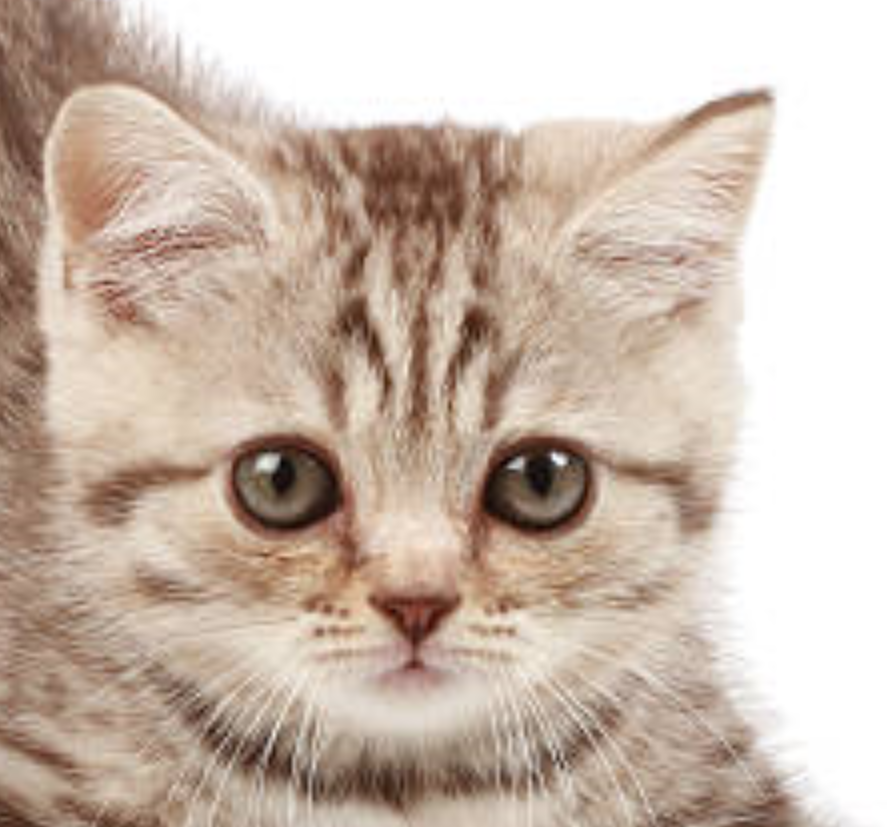
#> input picture cascades/00.png, 887 x 827 px
$ python cascades_test.py
#> lines starting #> are read from the running program, lines starting #| are printed output that depends on the picture; after the words box and inside, x2 and y2 are one past the last pixel; in counts of white or black regions, pixels touching at a corner belong together
import cv2

img = cv2.imread('00.png',1)#读取一张图片
#> img is the input picture: shape (827, 887, 3); mean B, G, R 172.1, 185.2, 202.4

gray = cv2.cvtColor(img,cv2.COLOR_BGR2GRAY)#将图片转化成灰度
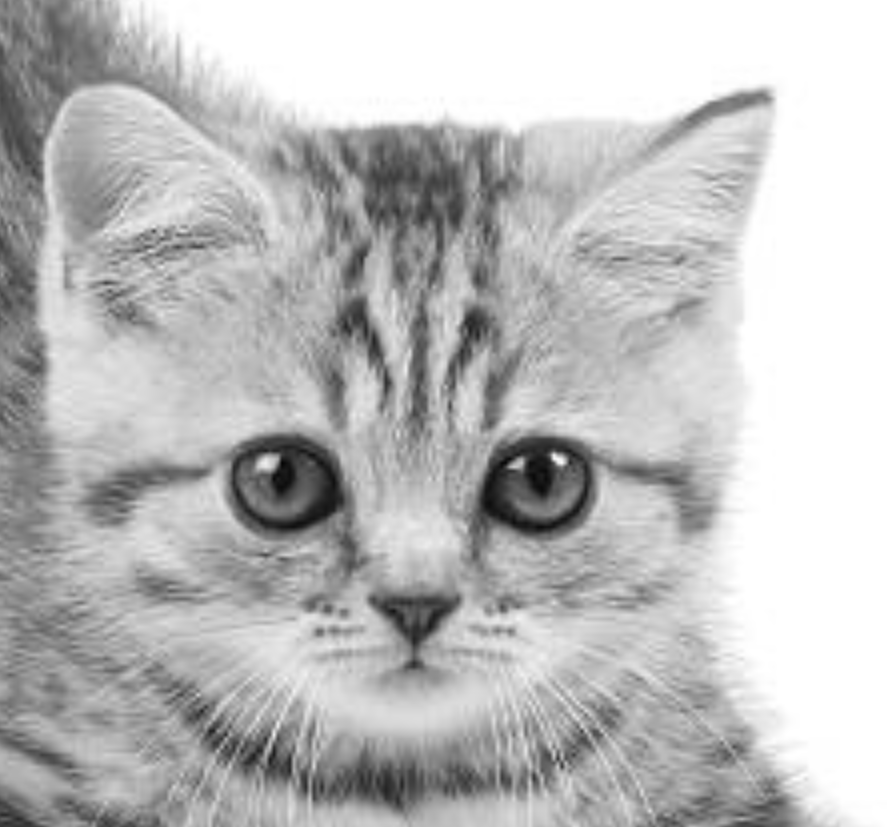
#> gray: shape (827, 887); min 3, max 255, mean 188.8

face_cascade = cv2.CascadeClassifier("haarcascade_frontalcatface.xml")
face_cascade.load('C:/Users/wmslab\Desktop/20200901_TelloDrone/0Tello-Face-Recognition-master/face_recognition/cascades/haarcascade_frontalcatface.xml')

faces = face_cascade.detectMultiScale(gray, 1.3, 5)
#> faces = [[164, 275, 485, 485]]
for (x,y,w,h) in faces:
    img = cv2.rectangle(img,(x,y),(x+w,y+h),(255,0,0),2)
#> this loop made 1 pass
#> pass 1, `img = cv2.rectangle(img,(x,y),(x+w,y+h),(255,0,0),2)`:
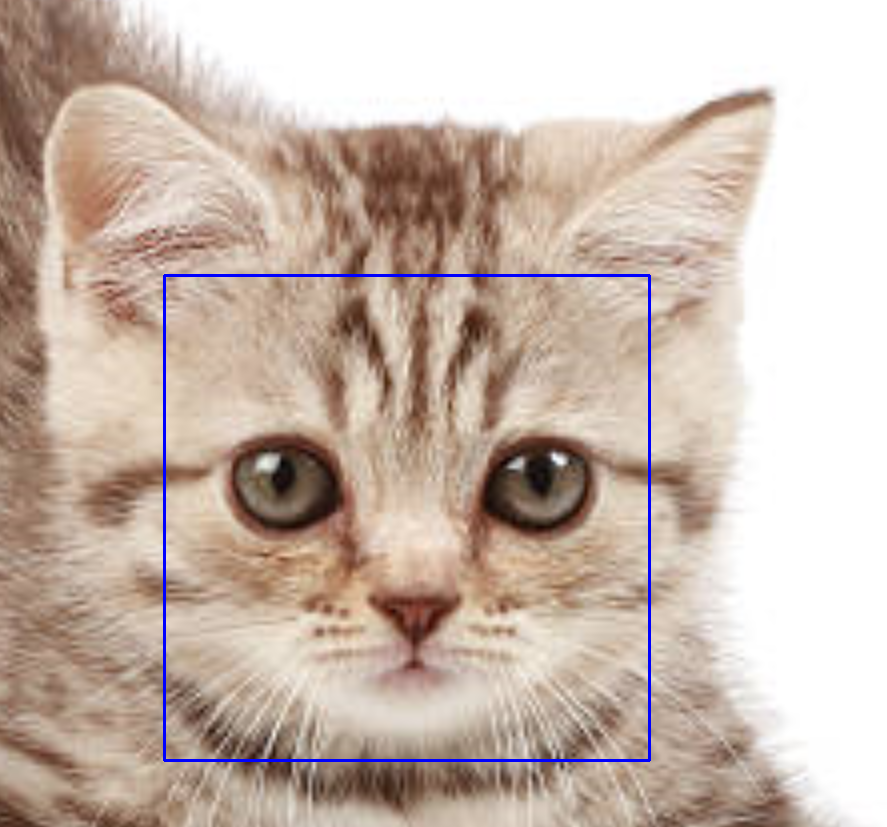
#> img: shape (827, 887, 3); 0.79% of pixels changed, all inside (x1, y1, x2, y2) = (163, 274, 651, 762)


cv2.imshow('img',img)
cv2.waitKey()

$ run again, with cascades/test.jpg saved as cascades/00.png
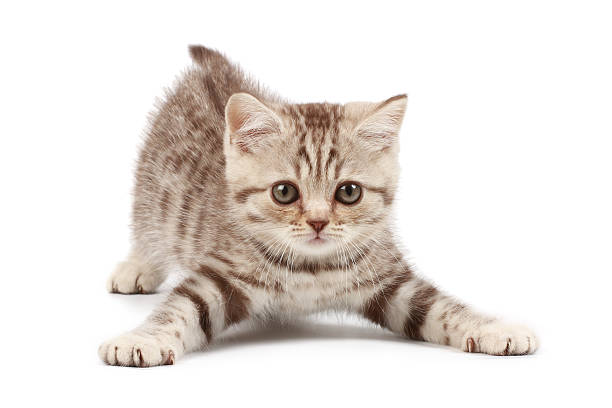
#> input picture cascades/test.jpg, 612 x 408 px
#> img is the input picture: shape (408, 612, 3); mean B, G, R 220.4, 225, 231.2
#> `gray = cv2.cvtColor(img,cv2.COLOR_BGR2GRAY)#将图片转化成灰度`:
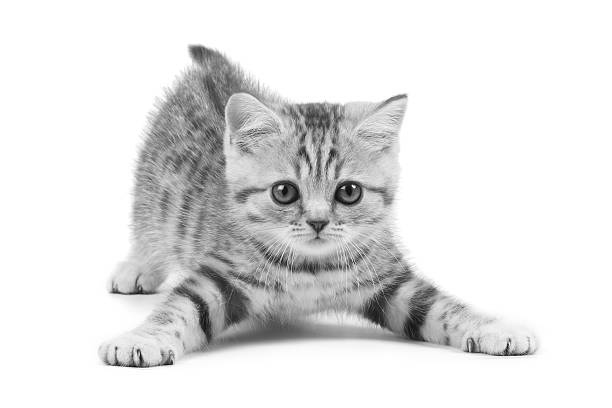
#> gray: shape (408, 612); min 0, max 255, mean 226.3
#> faces = [[256, 144, 122, 122]]
#> the loop `for (x,y,w,h) in faces:` made 1 pass
#> pass 1, `img = cv2.rectangle(img,(x,y),(x+w,y+h),(255,0,0),2)`:
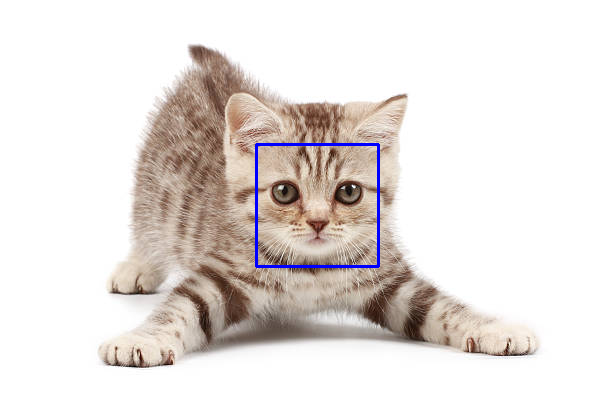
#> img: shape (408, 612, 3); 0.58% of pixels changed, all inside (x1, y1, x2, y2) = (255, 143, 380, 268)

$ run again, with cascades/test2.jpg saved as cascades/00.png
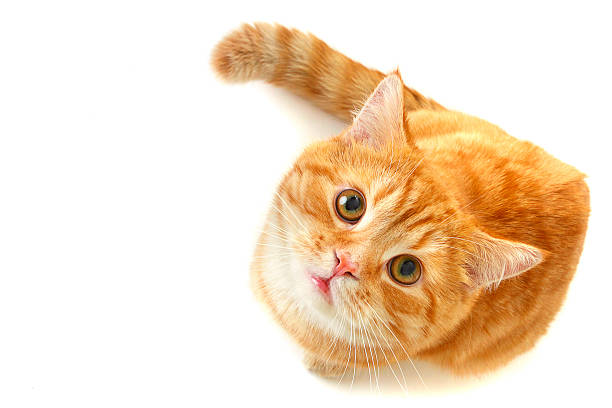
#> input picture cascades/test2.jpg, 612 x 408 px
#> img is the input picture: shape (408, 612, 3); mean B, G, R 200.2, 223, 243.7
#> `gray = cv2.cvtColor(img,cv2.COLOR_BGR2GRAY)#将图片转化成灰度`:
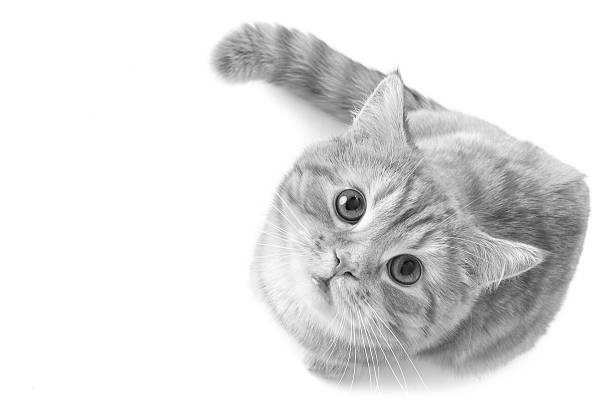
#> gray: shape (408, 612); min 0, max 255, mean 226.6
#> faces = ()
